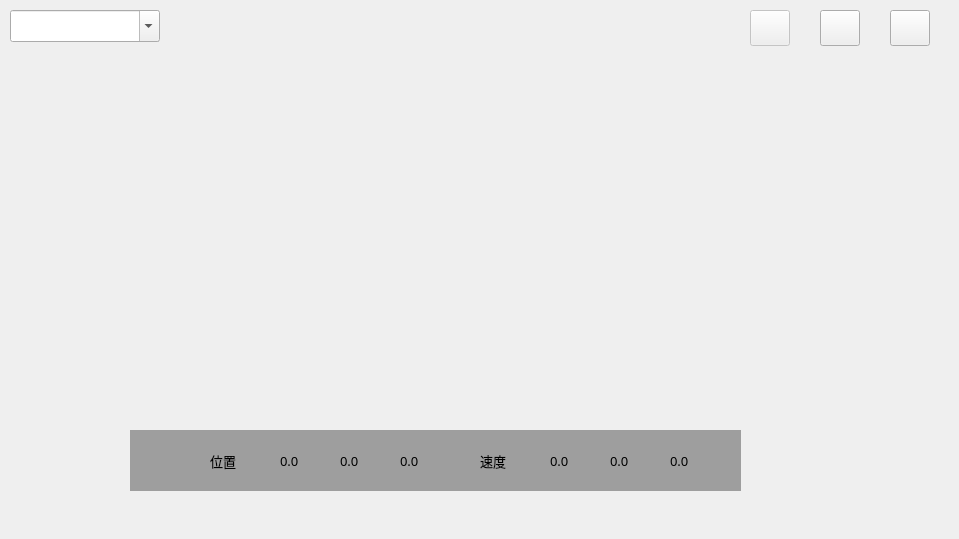
   <widget class="CSSCBasicWidget" name="widget3">
    <property name="geometry">
     <rect>
      <x>0</x>
      <y>540</y>
      <width>959</width>
      <height>539</height>
     </rect>
    </property>
    <property name="borderWidth">
     <number>2</number>
    </property>
    <property name="isShowBgPixmap">
     <bool>true</bool>
    </property>
    <widget class="CSSCBasicWidget" name="csscBasicWidget_3">
     <property name="geometry">
      <rect>
       <x>10</x>
       <y>50</y>
       <width>941</width>
       <height>451</height>
      </rect>
     </property>
     <widget class="CSSCLabel" name="csscLabel_3">
      <property name="geometry">
       <rect>
        <x>0</x>
        <y>0</y>
        <width>941</width>
        <height>451</height>
       </rect>
      </property>
      <property name="nightNormalFontColor">
       <color>
        <red>255</red>
        <green>240</green>
        <blue>243</blue>
       </color>
      </property>
     </widget>
     <widget class="QWidget" name="widget_3" native="true">
      <property name="geometry">
       <rect>
        <x>120</x>
        <y>380</y>
        <width>611</width>
        <height>61</height>
       </rect>
      </property>
      <property name="styleSheet">
       <string notr="true">background-color:rgb(158, 158, 158);</string>
      </property>
      <widget class="CSSCGaugeMini" name="csscGaugeMini_8">
       <property name="geometry">
        <rect>
         <x>10</x>
         <y>10</y>
         <width>41</width>
         <height>41</height>
        </rect>
       </property>
      </widget>
      <widget class="CSSCLabel" name="weizhi3">
       <property name="geometry">
        <rect>
         <x>80</x>
         <y>15</y>
         <width>71</width>
         <height>31</height>
        </rect>
       </property>
       <property name="font">
        <font>
         <family>微软雅黑</family>
         <pointsize>10</pointsize>
        </font>
       </property>
       <property name="styleSheet">
        <string notr="true">/*CSSCLabel Start*/

CSSCLabel

{

	color: rgba(0, 0, 0, 255);

	background-color: qlineargradient(x1: 0 , y1: 0, x2: 0, y2: 1, stop: 0 rgba(255, 52, 72, 255), stop: 1.0 rgba(255, 234, 239, 255));

	border: 0px solid rgba(50, 50, 50, 128);

}

CSSCLabel:disabled

{

	color: rgba(100, 100, 100, 255);

}



/*CSSCLabel End*/</string>
       </property>
       <property name="text">
        <string>位置</string>
       </property>
       <property name="normalFontColor">
        <color>
         <red>0</red>
         <green>0</green>
         <blue>0</blue>
        </color>
       </property>
       <property name="nightNormalFontColor">
        <color>
         <red>0</red>
         <green>0</green>
         <blue>0</blue>
        </color>
       </property>
       <property name="backgroundColorStart">
        <color>
         <red>255</red>
         <green>52</green>
         <blue>72</blue>
        </color>
       </property>
       <property name="backgroundColorEnd">
        <color>
         <red>255</red>
         <green>234</green>
         <blue>239</blue>
        </color>
       </property>
       <property name="borderColor">
        <color alpha="128">
         <red>50</red>
         <green>50</green>
         <blue>50</blue>
        </color>
       </property>
      </widget>
      <widget class="CSSCLabel" name="weizhi_x3">
       <property name="geometry">
        <rect>
         <x>150</x>
         <y>15</y>
         <width>71</width>
         <height>31</height>
        </rect>
       </property>
       <property name="font">
        <font>
         <family>微软雅黑</family>
         <pointsize>10</pointsize>
        </font>
       </property>
       <property name="styleSheet">
        <string notr="true">/*CSSCLabel Start*/

CSSCLabel

{

	color: rgba(9, 2, 9, 255);

	background-color: qlineargradient(x1: 0 , y1: 0, x2: 0, y2: 1, stop: 0 rgba(50, 50, 50, 0), stop: 1.0 rgba(50, 50, 50, 0));

	border: 0px solid rgba(50, 50, 50, 128);

}

CSSCLabel:disabled

{

	color: rgba(100, 100, 100, 255);

}



/*CSSCLabel End*/</string>
       </property>
       <property name="text">
        <string>0.0</string>
       </property>
       <property name="normalFontColor">
        <color>
         <red>9</red>
         <green>2</green>
         <blue>9</blue>
        </color>
       </property>
       <property name="nightNormalFontColor">
        <color>
         <red>9</red>
         <green>2</green>
         <blue>9</blue>
        </color>
       </property>
       <property name="backgroundColorStart">
        <color alpha="0">
         <red>50</red>
         <green>50</green>
         <blue>50</blue>
        </color>
       </property>
       <property name="backgroundColorEnd">
        <color alpha="0">
         <red>50</red>
         <green>50</green>
         <blue>50</blue>
        </color>
       </property>
       <property name="borderColor">
        <color alpha="128">
         <red>50</red>
         <green>50</green>
         <blue>50</blue>
        </color>
       </property>
      </widget>
      <widget class="CSSCLabel" name="weizhi_y3">
       <property name="geometry">
        <rect>
         <x>210</x>
         <y>15</y>
         <width>71</width>
         <height>31</height>
        </rect>
       </property>
       <property name="font">
        <font>
         <family>微软雅黑</family>
         <pointsize>10</pointsize>
        </font>
       </property>
       <property name="styleSheet">
        <string notr="true">/*CSSCLabel Start*/

CSSCLabel

{

	color: rgba(9, 2, 9, 255);

	background-color: qlineargradient(x1: 0 , y1: 0, x2: 0, y2: 1, stop: 0 rgba(50, 50, 50, 0), stop: 1.0 rgba(50, 50, 50, 0));

	border: 0px solid rgba(50, 50, 50, 128);

}

CSSCLabel:disabled

{

	color: rgba(100, 100, 100, 255);

}



/*CSSCLabel End*/</string>
       </property>
       <property name="text">
        <string>0.0</string>
       </property>
       <property name="normalFontColor">
        <color>
         <red>9</red>
         <green>2</green>
         <blue>9</blue>
        </color>
       </property>
       <property name="nightNormalFontColor">
        <color>
         <red>9</red>
         <green>2</green>
         <blue>9</blue>
        </color>
       </property>
       <property name="backgroundColorStart">
        <color alpha="0">
         <red>50</red>
         <green>50</green>
         <blue>50</blue>
        </color>
       </property>
       <property name="backgroundColorEnd">
        <color alpha="0">
         <red>50</red>
         <green>50</green>
         <blue>50</blue>
        </color>
       </property>
       <property name="borderColor">
        <color alpha="128">
         <red>50</red>
         <green>50</green>
         <blue>50</blue>
        </color>
       </property>
      </widget>
      <widget class="CSSCLabel" name="weizhi_z3">
       <property name="geometry">
        <rect>
         <x>270</x>
         <y>15</y>
         <width>71</width>
         <height>31</height>
        </rect>
       </property>
       <property name="font">
        <font>
         <family>微软雅黑</family>
         <pointsize>10</pointsize>
        </font>
       </property>
       <property name="styleSheet">
        <string notr="true">/*CSSCLabel Start*/

CSSCLabel

{

	color: rgba(9, 2, 9, 255);

	background-color: qlineargradient(x1: 0 , y1: 0, x2: 0, y2: 1, stop: 0 rgba(50, 50, 50, 0), stop: 1.0 rgba(50, 50, 50, 0));

	border: 0px solid rgba(50, 50, 50, 128);

}

CSSCLabel:disabled

{

	color: rgba(100, 100, 100, 255);

}



/*CSSCLabel End*/</string>
       </property>
       <property name="text">
        <string>0.0</string>
       </property>
       <property name="normalFontColor">
        <color>
         <red>9</red>
         <green>2</green>
         <blue>9</blue>
        </color>
       </property>
       <property name="nightNormalFontColor">
        <color>
         <red>9</red>
         <green>2</green>
         <blue>9</blue>
        </color>
       </property>
       <property name="backgroundColorStart">
        <color alpha="0">
         <red>50</red>
         <green>50</green>
         <blue>50</blue>
        </color>
       </property>
       <property name="backgroundColorEnd">
        <color alpha="0">
         <red>50</red>
         <green>50</green>
         <blue>50</blue>
        </color>
       </property>
       <property name="borderColor">
        <color alpha="128">
         <red>50</red>
         <green>50</green>
         <blue>50</blue>
        </color>
       </property>
      </widget>
      <widget class="CSSCLabel" name="sudu3">
       <property name="geometry">
        <rect>
         <x>350</x>
         <y>15</y>
         <width>71</width>
         <height>31</height>
        </rect>
       </property>
       <property name="font">
        <font>
         <family>微软雅黑</family>
         <pointsize>10</pointsize>
        </font>
       </property>
       <property name="styleSheet">
        <string notr="true">/*CSSCLabel Start*/

CSSCLabel

{

	color: rgba(0, 0, 0, 255);

	background-color: qlineargradient(x1: 0 , y1: 0, x2: 0, y2: 1, stop: 0 rgba(0, 255, 127, 255), stop: 1.0 rgba(255, 246, 248, 255));

	border: 0px solid rgba(50, 50, 50, 128);

}

CSSCLabel:disabled

{

	color: rgba(100, 100, 100, 255);

}



/*CSSCLabel End*/</string>
       </property>
       <property name="text">
        <string>速度</string>
       </property>
       <property name="normalFontColor">
        <color>
         <red>0</red>
         <green>0</green>
         <blue>0</blue>
        </color>
       </property>
       <property name="nightNormalFontColor">
        <color>
         <red>0</red>
         <green>0</green>
         <blue>0</blue>
        </color>
       </property>
       <property name="backgroundColorStart">
        <color>
         <red>0</red>
         <green>255</green>
         <blue>127</blue>
        </color>
       </property>
       <property name="backgroundColorEnd">
        <color>
         <red>255</red>
         <green>246</green>
         <blue>248</blue>
        </color>
       </property>
       <property name="borderColor">
        <color alpha="128">
         <red>50</red>
         <green>50</green>
         <blue>50</blue>
        </color>
       </property>
      </widget>
      <widget class="CSSCLabel" name="sudu_x3">
       <property name="geometry">
        <rect>
         <x>420</x>
         <y>15</y>
         <width>71</width>
         <height>31</height>
        </rect>
       </property>
       <property name="font">
        <font>
         <family>微软雅黑</family>
         <pointsize>10</pointsize>
        </font>
       </property>
       <property name="styleSheet">
        <string notr="true">/*CSSCLabel Start*/

CSSCLabel

{

	color: rgba(9, 2, 9, 255);

	background-color: qlineargradient(x1: 0 , y1: 0, x2: 0, y2: 1, stop: 0 rgba(50, 50, 50, 0), stop: 1.0 rgba(50, 50, 50, 0));

	border: 0px solid rgba(50, 50, 50, 128);

}

CSSCLabel:disabled

{

	color: rgba(100, 100, 100, 255);

}



/*CSSCLabel End*/</string>
       </property>
       <property name="text">
        <string>0.0</string>
       </property>
       <property name="normalFontColor">
        <color>
         <red>9</red>
         <green>2</green>
         <blue>9</blue>
        </color>
       </property>
       <property name="nightNormalFontColor">
        <color>
         <red>9</red>
         <green>2</green>
         <blue>9</blue>
        </color>
       </property>
       <property name="backgroundColorStart">
        <color alpha="0">
         <red>50</red>
         <green>50</green>
         <blue>50</blue>
        </color>
       </property>
       <property name="backgroundColorEnd">
        <color alpha="0">
         <red>50</red>
         <green>50</green>
         <blue>50</blue>
        </color>
       </property>
       <property name="borderColor">
        <color alpha="128">
         <red>50</red>
         <green>50</green>
         <blue>50</blue>
        </color>
       </property>
      </widget>
      <widget class="CSSCLabel" name="sudu_y3">
       <property name="geometry">
        <rect>
         <x>480</x>
         <y>15</y>
         <width>71</width>
         <height>31</height>
        </rect>
       </property>
       <property name="font">
        <font>
         <family>微软雅黑</family>
         <pointsize>10</pointsize>
        </font>
       </property>
       <property name="styleSheet">
        <string notr="true">/*CSSCLabel Start*/

CSSCLabel

{

	color: rgba(9, 2, 9, 255);

	background-color: qlineargradient(x1: 0 , y1: 0, x2: 0, y2: 1, stop: 0 rgba(50, 50, 50, 0), stop: 1.0 rgba(50, 50, 50, 0));

	border: 0px solid rgba(50, 50, 50, 128);

}

CSSCLabel:disabled

{

	color: rgba(100, 100, 100, 255);

}



/*CSSCLabel End*/</string>
       </property>
       <property name="text">
        <string>0.0</string>
       </property>
       <property name="normalFontColor">
        <color>
         <red>9</red>
         <green>2</green>
         <blue>9</blue>
        </color>
       </property>
       <property name="nightNormalFontColor">
        <color>
         <red>9</red>
         <green>2</green>
         <blue>9</blue>
        </color>
       </property>
       <property name="backgroundColorStart">
        <color alpha="0">
         <red>50</red>
         <green>50</green>
         <blue>50</blue>
        </color>
       </property>
       <property name="backgroundColorEnd">
        <color alpha="0">
         <red>50</red>
         <green>50</green>
         <blue>50</blue>
        </color>
       </property>
       <property name="borderColor">
        <color alpha="128">
         <red>50</red>
         <green>50</green>
         <blue>50</blue>
        </color>
       </property>
      </widget>
      <widget class="CSSCLabel" name="sudu_z3">
       <property name="geometry">
        <rect>
         <x>540</x>
         <y>15</y>
         <width>71</width>
         <height>31</height>
        </rect>
       </property>
       <property name="font">
        <font>
         <family>微软雅黑</family>
         <pointsize>10</pointsize>
        </font>
       </property>
       <property name="styleSheet">
        <string notr="true">/*CSSCLabel Start*/

CSSCLabel

{

	color: rgba(9, 2, 9, 255);

	background-color: qlineargradient(x1: 0 , y1: 0, x2: 0, y2: 1, stop: 0 rgba(50, 50, 50, 0), stop: 1.0 rgba(50, 50, 50, 0));

	border: 0px solid rgba(50, 50, 50, 128);

}

CSSCLabel:disabled

{

	color: rgba(100, 100, 100, 255);

}



/*CSSCLabel End*/</string>
       </property>
       <property name="text">
        <string>0.0</string>
       </property>
       <property name="normalFontColor">
        <color>
         <red>9</red>
         <green>2</green>
         <blue>9</blue>
        </color>
       </property>
       <property name="nightNormalFontColor">
        <color>
         <red>9</red>
         <green>2</green>
         <blue>9</blue>
        </color>
       </property>
       <property name="backgroundColorStart">
        <color alpha="0">
         <red>50</red>
         <green>50</green>
         <blue>50</blue>
        </color>
       </property>
       <property name="backgroundColorEnd">
        <color alpha="0">
         <red>50</red>
         <green>50</green>
         <blue>50</blue>
        </color>
       </property>
       <property name="borderColor">
        <color alpha="128">
         <red>50</red>
         <green>50</green>
         <blue>50</blue>
        </color>
       </property>
      </widget>
     </widget>
    </widget>
    <widget class="CSSCToolButton" name="all3">
     <property name="geometry">
      <rect>
       <x>890</x>
       <y>10</y>
       <width>40</width>
       <height>36</height>
      </rect>
     </property>
     <property name="styleSheet">
      <string>/*CSSCToolButton Start*/

CSSCToolButton

{

	border: 1px solid transparent;

	background-repeat:no-repeat;

	background-image:url(:/Image/Night/CSSCToolButton/icon_4_normal.png);

}

CSSCToolButton:hover

{

	border: 1px solid rgba(21, 197, 212, 255);

}

CSSCToolButton:pressed

{

	border: 1px solid rgba(21, 197, 212, 255);

	background-image:url(:/Image/Night/CSSCToolButton/icon_4_pressed.png);

}

CSSCToolButton:checked

{

	/*border: 1px solid rgba(21, 197, 212, 255);*/

	background-image:url(:/Image/Night/CSSCToolButton/icon_4_pressed.png);

}

CSSCToolButton:disabled

{

    border: 1px solid transparent;

	background-image:url(:/Image/Night/CSSCToolButton/icon_4_disable.png);

}

/*CSSCToolButton End*/</string>
     </property>
     <property name="SelectedIconName">
      <string>icon_4</string>
     </property>
    </widget>
    <widget class="CSSCToolButton" name="jia3">
     <property name="geometry">
      <rect>
       <x>820</x>
       <y>10</y>
       <width>40</width>
       <height>36</height>
      </rect>
     </property>
     <property name="styleSheet">
      <string>/*CSSCToolButton Start*/

CSSCToolButton

{

	border: 1px solid transparent;

	background-repeat:no-repeat;

	background-image:url(:/Image/Night/CSSCToolButton/icon_3_normal.png);

}

CSSCToolButton:hover

{

	border: 1px solid rgba(21, 197, 212, 255);

}

CSSCToolButton:pressed

{

	border: 1px solid rgba(21, 197, 212, 255);

	background-image:url(:/Image/Night/CSSCToolButton/icon_3_pressed.png);

}

CSSCToolButton:checked

{

	/*border: 1px solid rgba(21, 197, 212, 255);*/

	background-image:url(:/Image/Night/CSSCToolButton/icon_3_pressed.png);

}

CSSCToolButton:disabled

{

    border: 1px solid transparent;

	background-image:url(:/Image/Night/CSSCToolButton/icon_3_disable.png);

}

/*CSSCToolButton End*/</string>
     </property>
     <property name="SelectedIconName">
      <string>icon_3</string>
     </property>
    </widget>
    <widget class="CSSCComboBox" name="csscComboBox_3">
     <property name="geometry">
      <rect>
       <x>10</x>
       <y>10</y>
       <width>150</width>
       <height>32</height>
      </rect>
     </property>
     <property name="editable">
      <bool>true</bool>
     </property>
     <property name="currentIndex">
      <number>-1</number>
     </property>
    </widget>
    <widget class="CSSCToolButton" name="jian3">
     <property name="enabled">
      <bool>false</bool>
     </property>
     <property name="geometry">
      <rect>
       <x>750</x>
       <y>10</y>
       <width>40</width>
       <height>36</height>
      </rect>
     </property>
     <property name="styleSheet">
      <string>/*CSSCToolButton Start*/

CSSCToolButton

{

	border: 1px solid transparent;

	background-repeat:no-repeat;

	background-image:url(:/Image/Night/CSSCToolButton/icon_2_normal.png);

}

CSSCToolButton:hover

{

	border: 1px solid rgba(21, 197, 212, 255);

}

CSSCToolButton:pressed

{

	border: 1px solid rgba(21, 197, 212, 255);

	background-image:url(:/Image/Night/CSSCToolButton/icon_2_pressed.png);

}

CSSCToolButton:checked

{

	/*border: 1px solid rgba(21, 197, 212, 255);*/

	background-image:url(:/Image/Night/CSSCToolButton/icon_2_pressed.png);

}

CSSCToolButton:disabled

{

    border: 1px solid transparent;

	background-image:url(:/Image/Night/CSSCToolButton/icon_2_disable.png);

}

/*CSSCToolButton End*/</string>
     </property>
     <property name="SelectedIconName">
      <string>icon_2</string>
     </property>
    </widget>
    <widget class="CSSCColorLabel" name="UAV3">
     <property name="geometry">
      <rect>
       <x>340</x>
       <y>0</y>
       <width>280</width>
       <height>60</height>
      </rect>
     </property>
     <property name="font">
      <font>
       <pointsize>6</pointsize>
      </font>
     </property>
     <property name="fontColorSide">
      <color>
       <red>130</red>
       <green>5</green>
       <blue>255</blue>
      </color>
     </property>
     <property name="fontColorMid">
      <color>
       <red>255</red>
       <green>115</green>
       <blue>134</blue>
      </color>
     </property>
     <property name="pixelSize" stdset="0">
      <number>30</number>
     </property>
     <property name="showText">
      <string>UAV3</string>
     </property>
    </widget>
   </widget>
